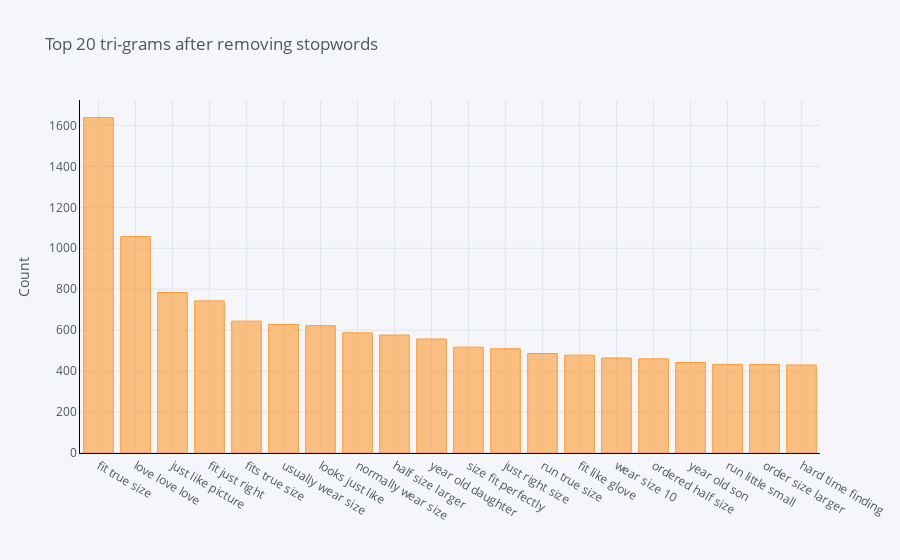

This figure's notebook cell:
### Code cell
# plot most frequent tri-grams
plot_ngram_histogram_word_frequency(reviews_data['reviewText'], title="Top 20 tri-grams after removing stopwords",
                             ngram=3, remove_stopwords=True)

### Figure 1 — Plotly figure (JSON) as saved in the notebook; plotly's stock layout.template omitted (floating-point values rounded to 4 significant figures)
{"data": [{"marker": {"color": "rgba(255, 153, 51, 0.6)", "line": {"color": "rgba(255, 153, 51, 1.0)", "width": 1}}, "name": "frequency", "orientation": "v", "text": "", "type": "bar", "x": ["fit true size", "love love love", "just like picture", "fit just right", "fits true size", "usually wear size", "looks just like", "normally wear size", "half size larger", "year old daughter", "size fit perfectly", "just right size", "run true size", "fit like glove", "wear size 10", "ordered half size", "year old son", "run little small", "order size larger", "hard time finding"], "y": [1638, 1057, 784, 743, 644, 628, 622, 587, 576, 557, 517, 509, 486, 478, 464, 460, 442, 433, 433, 430]}], "layout": {"legend": {"bgcolor": "#F5F6F9", "font": {"color": "#4D5663"}}, "paper_bgcolor": "#F5F6F9", "plot_bgcolor": "#F5F6F9", "title": {"font": {"color": "#4D5663"}, "text": "Top 20 tri-grams after removing stopwords"}, "xaxis": {"gridcolor": "#E1E5ED", "linecolor": "black", "showgrid": true, "tickfont": {"color": "#4D5663"}, "title": {"font": {"color": "#4D5663"}, "text": ""}, "zerolinecolor": "#E1E5ED"}, "yaxis": {"gridcolor": "#E1E5ED", "linecolor": "black", "showgrid": true, "tickfont": {"color": "#4D5663"}, "title": {"font": {"color": "#4D5663"}, "text": "Count"}, "zerolinecolor": "#E1E5ED"}}}
